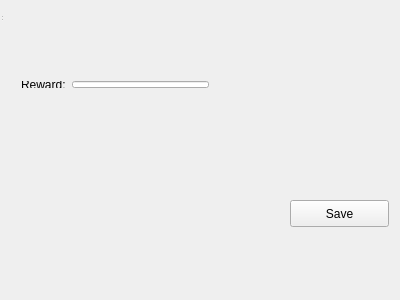
<?xml version="1.0" encoding="UTF-8"?>
<ui version="4.0">
 <class>MainWindow</class>
 <widget class="QWidget" name="AnnotationWidget">
  <property name="geometry">
   <rect>
    <x>0</x>
    <y>0</y>
    <width>400</width>
    <height>300</height>
   </rect>
  </property>
  <property name="windowTitle">
   <string>Annotation</string>
  </property>
  <widget class="QWidget" name="centralWidget">
   <widget class="QPushButton" name="save_button">
    <property name="geometry">
     <rect>
      <x>290</x>
      <y>200</y>
      <width>99</width>
      <height>27</height>
     </rect>
    </property>
    <property name="text">
     <string>Save</string>
    </property>
   </widget>
   <widget class="QLabel" name="annotation_it">
    <property name="geometry">
     <rect>
      <x>100</x>
      <y>0</y>
      <width>200</width>
      <height>21</height>
     </rect>
    </property>
    <property name="text">
     <string/>
    </property>
   </widget>
    <widget class="QLabel" name="label_x_left">
    <property name="geometry">
     <rect>
      <x>10</x>
      <y>100</y>
      <width>200</width>
      <height>21</height>
     </rect>
    </property>
    <property name="text">
     <string/>
    </property>
   </widget>
    <widget class="QLabel" name="label_x_right">
    <property name="geometry">
     <rect>
      <x>10</x>
      <y>130</y>
      <width>200</width>
      <height>21</height>
     </rect>
    </property>
    <property name="text">
     <string/>
    </property>
   </widget>
   <widget class="QWidget" name="">
    <property name="geometry">
     <rect>
      <x>10</x>
      <y>70</y>
      <width>210</width>
      <height>29</height>
     </rect>
    </property>
    <layout class="QHBoxLayout" name="horizontalLayout">
     <item>
      <widget class="QLabel" name="label_reward">
       <property name="text">
        <string>Reward:</string>
       </property>
      </widget>
     </item>
     <item>
      <widget class="QLineEdit" name="annotation_reward">
       <property name="contextMenuPolicy">
        <enum>Qt::PreventContextMenu</enum>
       </property>
       <property name="layoutDirection">
        <enum>Qt::LeftToRight</enum>
       </property>
       <property name="alignment">
        <set>Qt::AlignLeading|Qt::AlignLeft|Qt::AlignVCenter</set>
       </property>
      </widget>
     </item>
    </layout>
   </widget>
  </widget>
  <widget class="QToolBar" name="mainToolBar">
   <attribute name="toolBarArea">
    <enum>TopToolBarArea</enum>
   </attribute>
   <attribute name="toolBarBreak">
    <bool>false</bool>
   </attribute>
  </widget>
  <widget class="QStatusBar" name="statusBar"/>
 </widget>
 <layoutdefault spacing="6" margin="11"/>
 <resources/>
 <connections/>
</ui>
